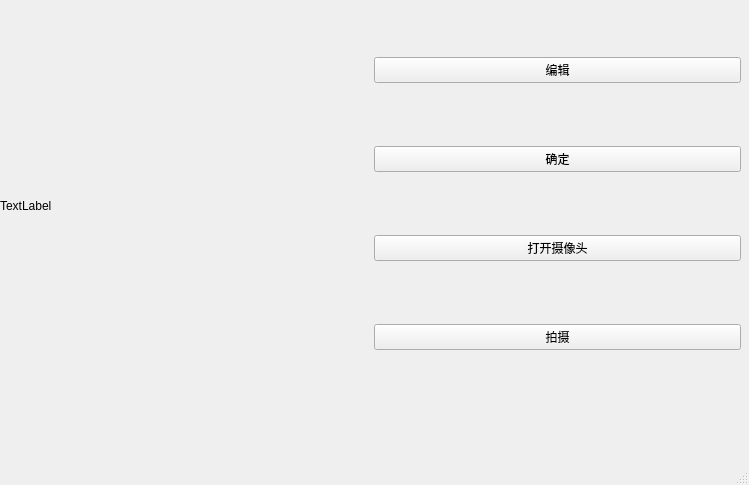
<?xml version="1.0" encoding="UTF-8"?>
<ui version="4.0">
 <class>MainWindow</class>
 <widget class="QMainWindow" name="MainWindow">
  <property name="geometry">
   <rect>
    <x>0</x>
    <y>0</y>
    <width>749</width>
    <height>485</height>
   </rect>
  </property>
  <property name="windowTitle">
   <string>MainWindow</string>
  </property>
  <widget class="QWidget" name="centralwidget">
   <widget class="QWidget" name="horizontalLayoutWidget">
    <property name="geometry">
     <rect>
      <x>0</x>
      <y>0</y>
      <width>741</width>
      <height>411</height>
     </rect>
    </property>
    <layout class="QHBoxLayout" name="horizontalLayout">
     <item>
      <widget class="QLabel" name="label">
       <property name="text">
        <string>TextLabel</string>
       </property>
      </widget>
     </item>
     <item>
      <layout class="QVBoxLayout" name="verticalLayout">
       <item>
        <widget class="QPushButton" name="pushButton">
         <property name="text">
          <string>编辑</string>
         </property>
        </widget>
       </item>
       <item>
        <widget class="QPushButton" name="pushButton_2">
         <property name="text">
          <string>确定</string>
         </property>
        </widget>
       </item>
       <item>
        <widget class="QPushButton" name="pushButton_4">
         <property name="text">
          <string>打开摄像头</string>
         </property>
        </widget>
       </item>
       <item>
        <widget class="QPushButton" name="pushButton_3">
         <property name="text">
          <string>拍摄</string>
         </property>
        </widget>
       </item>
      </layout>
     </item>
    </layout>
   </widget>
  </widget>
  <widget class="QMenuBar" name="menubar">
   <property name="geometry">
    <rect>
     <x>0</x>
     <y>0</y>
     <width>749</width>
     <height>34</height>
    </rect>
   </property>
  </widget>
  <widget class="QStatusBar" name="statusbar"/>
 </widget>
 <resources/>
 <connections/>
</ui>
